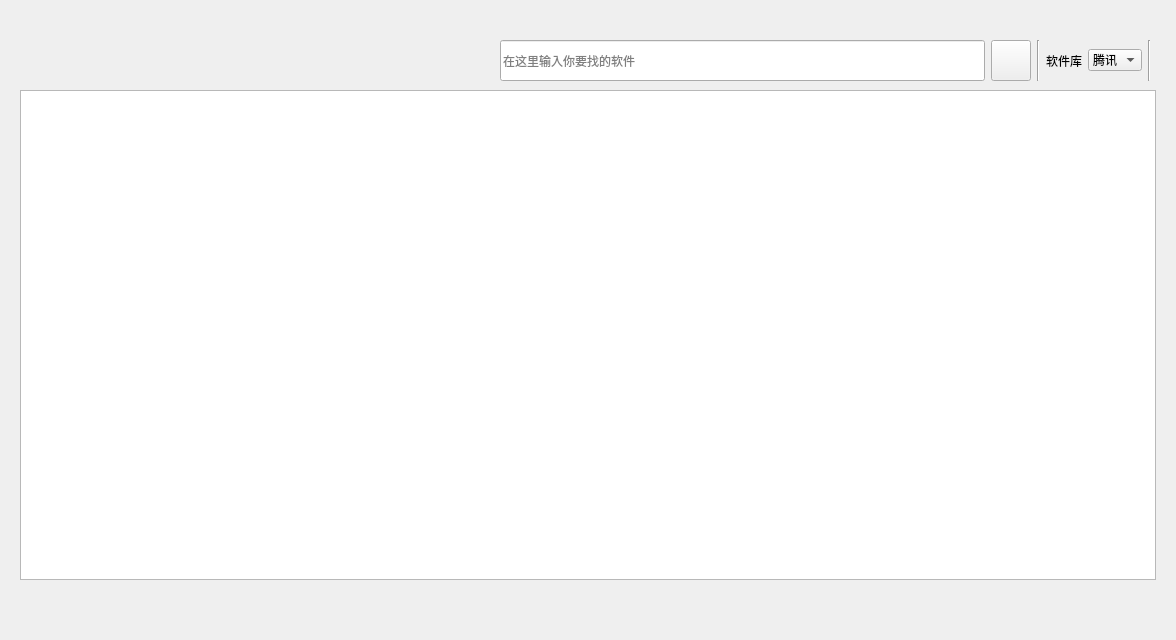
<?xml version="1.0" encoding="UTF-8"?>
<ui version="4.0">
 <class>MainWindow</class>
 <widget class="QWidget" name="MainWindow">
  <property name="geometry">
   <rect>
    <x>0</x>
    <y>0</y>
    <width>1176</width>
    <height>640</height>
   </rect>
  </property>
  <property name="sizePolicy">
   <sizepolicy hsizetype="Fixed" vsizetype="Fixed">
    <horstretch>0</horstretch>
    <verstretch>0</verstretch>
   </sizepolicy>
  </property>
  <property name="minimumSize">
   <size>
    <width>1176</width>
    <height>640</height>
   </size>
  </property>
  <property name="maximumSize">
   <size>
    <width>1176</width>
    <height>640</height>
   </size>
  </property>
  <property name="windowTitle">
   <string>Pure Software Downloader</string>
  </property>
  <widget class="QLabel" name="tipLabel">
   <property name="geometry">
    <rect>
     <x>1000</x>
     <y>590</y>
     <width>141</width>
     <height>31</height>
    </rect>
   </property>
   <property name="text">
    <string/>
   </property>
  </widget>
  <widget class="QTableWidget" name="tableWidget">
   <property name="geometry">
    <rect>
     <x>20</x>
     <y>90</y>
     <width>1136</width>
     <height>490</height>
    </rect>
   </property>
  </widget>
  <widget class="QWidget" name="">
   <property name="geometry">
    <rect>
     <x>500</x>
     <y>40</y>
     <width>651</width>
     <height>41</height>
    </rect>
   </property>
   <layout class="QHBoxLayout" name="horizontalLayout" stretch="2,0,0,0,0,0">
    <item>
     <widget class="QLineEdit" name="lineEdit">
      <property name="sizePolicy">
       <sizepolicy hsizetype="Expanding" vsizetype="Expanding">
        <horstretch>0</horstretch>
        <verstretch>0</verstretch>
       </sizepolicy>
      </property>
      <property name="placeholderText">
       <string>在这里输入你要找的软件</string>
      </property>
     </widget>
    </item>
    <item>
     <widget class="QPushButton" name="searchButton">
      <property name="sizePolicy">
       <sizepolicy hsizetype="Expanding" vsizetype="Expanding">
        <horstretch>0</horstretch>
        <verstretch>0</verstretch>
       </sizepolicy>
      </property>
      <property name="minimumSize">
       <size>
        <width>0</width>
        <height>0</height>
       </size>
      </property>
      <property name="text">
       <string/>
      </property>
     </widget>
    </item>
    <item>
     <widget class="Line" name="line">
      <property name="orientation">
       <enum>Qt::Vertical</enum>
      </property>
     </widget>
    </item>
    <item>
     <widget class="QLabel" name="label">
      <property name="text">
       <string>软件库</string>
      </property>
     </widget>
    </item>
    <item>
     <widget class="QComboBox" name="comboBox">
      <item>
       <property name="text">
        <string>腾讯</string>
       </property>
      </item>
      <item>
       <property name="text">
        <string>360</string>
       </property>
      </item>
     </widget>
    </item>
    <item>
     <widget class="Line" name="line_2">
      <property name="orientation">
       <enum>Qt::Vertical</enum>
      </property>
     </widget>
    </item>
   </layout>
  </widget>
 </widget>
 <resources/>
 <connections/>
</ui>
